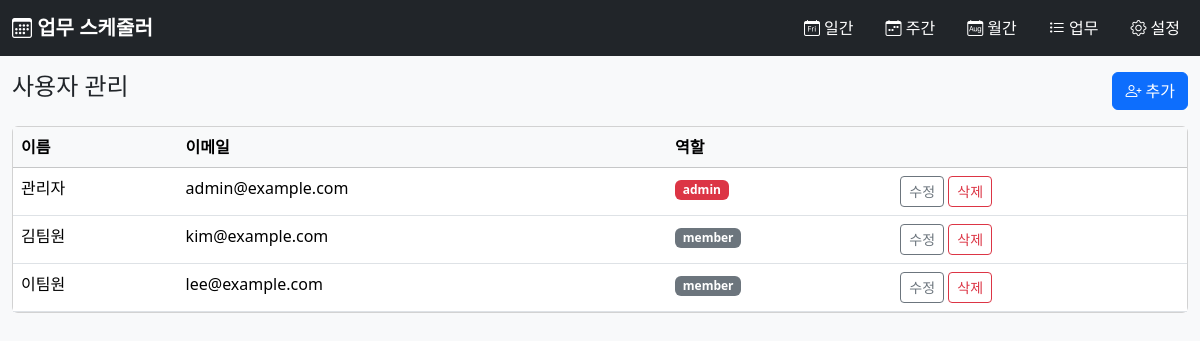
Screenshot of /admin/users with the database file from the repository.
### tables this page shows
CREATE TABLE users (
    id INTEGER PRIMARY KEY AUTOINCREMENT,
    name TEXT NOT NULL,
    email TEXT NOT NULL UNIQUE,
    role TEXT NOT NULL DEFAULT 'member' CHECK(role IN ('admin', 'member')),
    created_at TIMESTAMP DEFAULT CURRENT_TIMESTAMP
);

### app/blueprints/admin/routes.py (the view)
@admin_bp.route('/users')
def user_list():
    users = user_repo.get_all_users()
    return render_template('admin/users.html', users=users)

### app/db.py (called while the page is built)
def get_db():
    if 'db' not in g:
        g.db = sqlite3.connect(
            current_app.config['DATABASE'],
            detect_types=sqlite3.PARSE_DECLTYPES
        )
        g.db.row_factory = sqlite3.Row
    return g.db

### app/repositories/user_repo.py (called while the page is built)
def get_all_users():
    db = get_db()
    return db.execute(
        'SELECT id, name, email, role, created_at FROM users ORDER BY name'
    ).fetchall()

### app/templates/admin/users.html (shortened to what this page needs)
{% extends 'base.html' %}
{% block content %}
<div class="d-flex justify-content-between mb-3">
    <h4>사용자 관리</h4>
    <a href="{{ url_for('admin.create_user') }}" class="btn btn-primary"><i class="bi bi-person-plus"></i> 추가</a>
</div>
<div class="card">
    <table class="table mb-0">
        <thead class="table-light"><tr><th>이름</th><th>이메일</th><th>역할</th><th></th></tr></thead>
        <tbody>
        {% for user in users %}
        <tr>
            <td>{{ user['name'] }}</td><td>{{ user['email'] }}</td>
            <td><span class="badge {% if user['role'] == 'admin' %}bg-danger{% else %}bg-secondary{% endif %}">{{ user['role'] }}</span></td>
            <td>
                <a href="{{ url_for('admin.edit_user', user_id=user['id']) }}" class="btn btn-sm btn-outline-secondary">수정</a>
                <form method="post" action="{{ url_for('admin.delete_user', user_id=user['id']) }}" class="d-inline" onsubmit="return confirm('삭제?')">
                    <button class="btn btn-sm btn-outline-danger">삭제</button>
                </form>
            </td>
        </tr>
        {% endfor %}
        </tbody>
    </table>
</div>
{% endblock %}

### rows the page displays
users: name "관리자", email "admin@example.com", role "admin"
users: name "김팀원", email "kim@example.com", role "member"
users: name "이팀원", email "lee@example.com", role "member"
